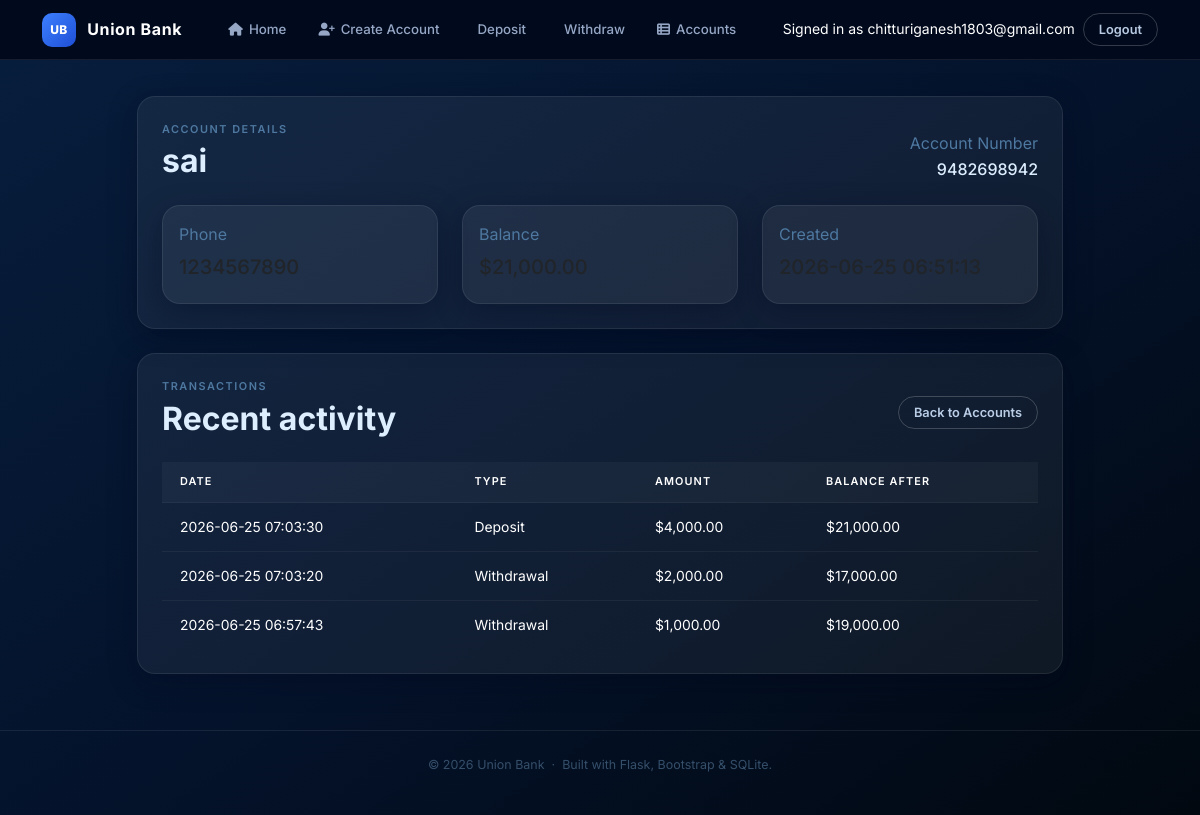
The page /account/9482698942 (signed in) on the database its author committed.
### tables this page shows
CREATE TABLE users (
                id INTEGER PRIMARY KEY AUTOINCREMENT,
                email TEXT UNIQUE NOT NULL,
                password_hash TEXT NOT NULL,
                created_at TIMESTAMP DEFAULT CURRENT_TIMESTAMP
            );

CREATE TABLE accounts (
                id INTEGER PRIMARY KEY AUTOINCREMENT,
                account_no TEXT UNIQUE NOT NULL,
                account_name TEXT NOT NULL,
                phone_number TEXT NOT NULL,
                balance REAL DEFAULT 0,
                created_at TIMESTAMP DEFAULT CURRENT_TIMESTAMP
            );

CREATE TABLE transactions (
                id INTEGER PRIMARY KEY AUTOINCREMENT,
                account_no TEXT NOT NULL,
                transaction_type TEXT NOT NULL,
                amount REAL NOT NULL,
                balance_after REAL NOT NULL,
                created_at TIMESTAMP DEFAULT CURRENT_TIMESTAMP,
                FOREIGN KEY (account_no) REFERENCES accounts(account_no)
            );

### app.py (the view)
@app.route("/account/<account_no>")
def account_detail(account_no):
    conn = get_db_connection()
    account = conn.execute("SELECT * FROM accounts WHERE account_no = ?", (account_no,)).fetchone()
    if account is None:
        conn.close()
        flash("Account not found.", "danger")
        return redirect(url_for("accounts"))
    transactions = conn.execute(
        "SELECT * FROM transactions WHERE account_no = ? ORDER BY created_at DESC",
        (account_no,),
    ).fetchall()
    conn.close()
    return render_template(
        "account_detail.html",
        account=account,
        transactions=transactions,
    )

### app.py (called while the page is built)
def get_db_connection():
    conn = sqlite3.connect(db_path)
    conn.row_factory = sqlite3.Row
    return conn

@app.context_processor
def inject_current_user():
    user_id = session.get("user_id")
    if not user_id:
        return dict(current_user=None)
    conn = get_db_connection()
    user = conn.execute("SELECT id, email FROM users WHERE id = ?", (user_id,)).fetchone()
    conn.close()
    return dict(current_user=user)

### templates/account_detail.html
{% extends "base.html" %}
{% block content %}
<div class="row justify-content-center">
  <div class="col-lg-10">
    <div class="form-card p-4 mb-4">
      <div class="d-flex flex-column flex-md-row align-items-start align-items-md-center justify-content-between gap-3 mb-3">
        <div>
          <p class="section-title mb-1">Account Details</p>
          <h2 class="fw-bold">{{ account['account_name'] }}</h2>
        </div>
        <div class="text-end">
          <p class="mb-1 text-muted">Account Number</p>
          <h6 class="mb-0">{{ account['account_no'] }}</h6>
        </div>
      </div>
      <div class="row gy-3">
        <div class="col-md-4">
          <div class="summary-card card p-3">
            <p class="text-muted mb-2">Phone</p>
            <h5>{{ account['phone_number'] }}</h5>
          </div>
        </div>
        <div class="col-md-4">
          <div class="summary-card card p-3">
            <p class="text-muted mb-2">Balance</p>
            <h5>${{ "{0:,.2f}".format(account['balance']) }}</h5>
          </div>
        </div>
        <div class="col-md-4">
          <div class="summary-card card p-3">
            <p class="text-muted mb-2">Created</p>
            <h5>{{ account['created_at'] }}</h5>
          </div>
        </div>
      </div>
    </div>
    <div class="table-card p-4">
      <div class="d-flex justify-content-between align-items-center mb-3">
        <div>
          <p class="section-title mb-1">Transactions</p>
          <h2 class="fw-bold">Recent activity</h2>
        </div>
        <a href="{{ url_for('accounts') }}" class="btn btn-outline-light btn-sm">Back to Accounts</a>
      </div>
      <div class="table-responsive">
        <table class="table table-borderless text-white align-middle mb-0">
          <thead>
            <tr>
              <th>Date</th>
              <th>Type</th>
              <th>Amount</th>
              <th>Balance After</th>
            </tr>
          </thead>
          <tbody>
            {% if transactions %}
            {% for txn in transactions %}
            <tr>
              <td>{{ txn['created_at'] }}</td>
              <td>{{ txn['transaction_type'] }}</td>
              <td>${{ "{0:,.2f}".format(txn['amount']) }}</td>
              <td>${{ "{0:,.2f}".format(txn['balance_after']) }}</td>
            </tr>
            {% endfor %}
            {% else %}
            <tr><td colspan="4" class="text-muted">No transactions recorded yet.</td></tr>
            {% endif %}
          </tbody>
        </table>
      </div>
    </div>
  </div>
</div>
{% endblock %}

### templates/base.html (shortened to what this page needs)
<!DOCTYPE html>
<html lang="en">
  <head>
    <link href="https://cdnjs.cloudflare.com/ajax/libs/font-awesome/6.5.1/css/all.min.css" rel="stylesheet" />
    <link href="https://cdn.jsdelivr.net/npm/bootstrap@5.3.2/dist/css/bootstrap.min.css" rel="stylesheet"
 />
    <link rel="stylesheet" href="{{ url_for('static', filename='css/style.css') }}" />
  </head>
  <body>
    <nav class="navbar navbar-expand-lg navbar-dark sticky-top">
      <div class="container">
        <a class="navbar-brand" href="{{ url_for('index') }}">
          <span class="navbar-logo">UB</span>
          Union Bank
        </a>
        <div class="collapse navbar-collapse" id="navbarNav">
          <div class="d-flex align-items-center justify-content-between w-100 flex-wrap flex-lg-nowrap gap-2 ps-lg-3">
            <ul class="navbar-nav d-flex flex-row flex-wrap align-items-center gap-1 mb-2 mb-lg-0">
              <li class="nav-item">
                <a class="nav-link" href="{{ url_for('index') }}">
                  <i class="fa-solid fa-house" aria-hidden="true"></i> Home
                </a>
              </li>
              {% if current_user %}
              <li class="nav-item">
                <a class="nav-link" href="{{ url_for('create_account') }}">
                  <i class="fa-solid fa-user-plus" aria-hidden="true"></i> Create Account
                </a>
              </li>
              {% endif %}
              <li class="nav-item">
                <a class="nav-link" href="{{ url_for('deposit') }}">
                   Deposit
                </a>
              </li>
              <li class="nav-item">
                <a class="nav-link" href="{{ url_for('withdraw') }}">
                   Withdraw
                </a>
              </li>
              <li class="nav-item">
                <a class="nav-link" href="{{ url_for('accounts') }}">
                  <i class="fa-solid fa-table-list" aria-hidden="true"></i> Accounts
                </a>
              </li>
            </ul>
            <div class="d-flex gap-2 align-items-center mt-2 mt-lg-0 flex-shrink-0">
              {% if current_user %}
              <span class="navbar-text text-white small">Signed in as {{ current_user['email'] }}</span>
              <a href="{{ url_for('logout') }}" class="btn btn-outline-light btn-sm">Logout</a>
              {% else %}
              <a href="{{ url_for('login') }}" class="btn btn-outline-light btn-sm">Login</a>
              <a href="{{ url_for('signup') }}" class="btn btn-primary btn-sm">Sign Up</a>
              {% endif %}
            </div>
          </div>
        </div>
      </div>
    </nav>
    <main class="container main-content">
      {% block content %}{% endblock %}
    </main>
    <footer>
      <div class="container">
        <p>© {{ 2026 }} Union Bank &nbsp;·&nbsp; Built with Flask, Bootstrap &amp; SQLite.</p>
      </div>
    </footer>
  </body>
</html>

### static/css/style.css (style rules this page uses)
:root { --ub-nav-bg: rgba(2, 10, 28, 0.94); --ub-card-bg: rgba(255, 255, 255, 0.055); --ub-card-hover-bg: rgba(61, 128, 255, 0.1); --ub-border: rgba(255, 255, 255, 0.08); --ub-border-blue: rgba(61, 128, 255, 0.25); --ub-primary: #3d80ff; --ub-primary-dark: #1e4fd6; --ub-primary-hover: #5a9bff; --ub-accent-gold: #d9b74a; --ub-accent-green: #6dd9a8; --ub-text: #ddeeff; --ub-text-mid: #9bbcd8; --ub-muted: #4e78a0; --ub-shadow-sm: 0 8px 28px rgba(0, 10, 32, 0.35); --ub-shadow-md: 0 18px 48px rgba(0, 10, 32, 0.45); }
*, *::before, *::after { box-sizing: border-box; }
body { background: linear-gradient(145deg, #071e3d 0%, #04122a 55%, #010810 100%); color: var(--ub-text); font-family: "Inter", system-ui, -apple-system, BlinkMacSystemFont, "Segoe UI", sans-serif; font-size: 1rem; line-height: 1.6; min-height: 100vh; overflow-x: hidden; }
.navbar { background: var(--ub-nav-bg) !important; backdrop-filter: blur(22px); border-bottom: 1px solid var(--ub-border); padding: 0.65rem 0; height: 60px; }
.navbar .container { align-items: center; justify-content: space-between; height: 100%; }
.navbar-brand { font-size: 1rem; font-weight: 700; letter-spacing: 0.04em; color: #fff !important; display: flex; align-items: center; gap: 0.7rem; }
.navbar-logo { width: 34px; height: 34px; border-radius: 10px; background: linear-gradient(135deg, var(--ub-primary), var(--ub-primary-dark)); display: flex; align-items: center; justify-content: center; font-size: 0.75rem; font-weight: 800; color: #fff; letter-spacing: 0.04em; flex-shrink: 0; }
.navbar-nav .nav-link { color: rgba(200, 220, 255, 0.75) !important; font-size: 0.83rem; font-weight: 500; padding: 6px 14px !important; border-radius: 999px !important; border: none !important; background: transparent !important; display: flex; align-items: center; gap: 6px; transition: background 0.2s, color 0.2s; text-decoration: none; }
.navbar-nav .nav-link i { font-size: 13px; }
.main-content { padding-top: 2.25rem; padding-bottom: 3.5rem; }
.section-title { font-size: 0.68rem; font-weight: 600; letter-spacing: 0.14em; text-transform: uppercase; color: var(--ub-muted); margin-bottom: 3px; }
.summary-card { background: var(--ub-card-bg); border: 1px solid var(--ub-border); border-radius: 18px; box-shadow: var(--ub-shadow-sm); transition: transform 0.22s ease, box-shadow 0.22s ease; }
.btn { border-radius: 999px; font-weight: 600; transition: transform 0.15s, box-shadow 0.15s, background 0.2s; }
.btn-outline-light { border: 1px solid rgba(255, 255, 255, 0.2); color: rgba(210, 230, 255, 0.88); background: transparent; padding: 10px 20px; }
.btn-sm { font-size: 0.8rem; padding: 6px 15px; }
.form-card { background: var(--ub-card-bg); border: 1px solid var(--ub-border); border-radius: 18px; padding: 2rem; box-shadow: var(--ub-shadow-sm); }
.table-card { background: var(--ub-card-bg); border: 1px solid var(--ub-border); border-radius: 18px; overflow: hidden; box-shadow: var(--ub-shadow-sm); }
.table-card table { color: var(--ub-text); width: 100%; margin: 0; border-collapse: collapse; }
.table-card thead tr { background: rgba(255, 255, 255, 0.035); }
.table-card thead th { padding: 11px 18px; font-size: 0.68rem; font-weight: 600; text-transform: uppercase; letter-spacing: 0.1em; color: var(--ub-muted); border-bottom: 1px solid var(--ub-border) !important; white-space: nowrap; text-align: left; }
.table-card tbody td { padding: 13px 18px; font-size: 0.87rem; color: #cde0f5; border-top: 1px solid rgba(255, 255, 255, 0.05) !important; border-bottom: none !important; vertical-align: middle; }
footer { padding: 1.5rem 0; color: #354f6a; font-size: 0.78rem; text-align: center; border-top: 1px solid var(--ub-border); }
.text-muted { color: var(--ub-muted) !important; }
.table-card .table { --bs-table-bg: transparent; --bs-table-striped-bg: transparent; --bs-table-hover-bg: transparent; --bs-table-border-color: transparent; color: #eef5ff; margin: 0; }
.table-card .table > :not(caption) > * > * { background-color: transparent; color: inherit; border-color: transparent; box-shadow: none; }

### rows shown on the page
users: email "chitturiganesh1803@gmail.com"
accounts: account_name "sai", account_no "9482698942"
transactions: created_at "2026-06-25 07:03:30", transaction_type "Deposit", amount "4,000.00", balance_after "21,000.00"
transactions: created_at "2026-06-25 07:03:20", transaction_type "Withdrawal", amount "2,000.00", balance_after "17,000.00"
transactions: created_at "2026-06-25 06:57:43", transaction_type "Withdrawal", amount "1,000.00", balance_after "19,000.00"

### other values the page prints
{{ 2026 }} "2026"
